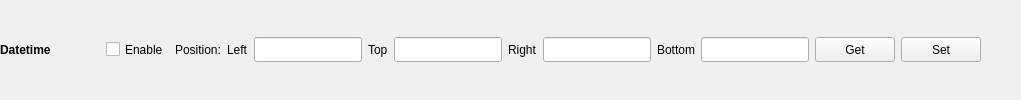
             <widget class="QWidget" name="widget_6" native="true">
              <property name="minimumSize">
               <size>
                <width>0</width>
                <height>0</height>
               </size>
              </property>
              <layout class="QVBoxLayout" name="verticalLayout_11">
               <property name="leftMargin">
                <number>0</number>
               </property>
               <property name="topMargin">
                <number>0</number>
               </property>
               <property name="rightMargin">
                <number>0</number>
               </property>
               <property name="bottomMargin">
                <number>0</number>
               </property>
               <item>
                <layout class="QHBoxLayout" name="horizontalLayout_8">
                 <item>
                  <widget class="QLabel" name="label_16">
                   <property name="minimumSize">
                    <size>
                     <width>100</width>
                     <height>25</height>
                    </size>
                   </property>
                   <property name="maximumSize">
                    <size>
                     <width>16777215</width>
                     <height>25</height>
                    </size>
                   </property>
                   <property name="font">
                    <font>
                     <weight>75</weight>
                     <bold>true</bold>
                    </font>
                   </property>
                   <property name="text">
                    <string>Datetime</string>
                   </property>
                  </widget>
                 </item>
                 <item>
                  <widget class="QCheckBox" name="dateTimeCheck">
                   <property name="minimumSize">
                    <size>
                     <width>0</width>
                     <height>25</height>
                    </size>
                   </property>
                   <property name="maximumSize">
                    <size>
                     <width>16777215</width>
                     <height>25</height>
                    </size>
                   </property>
                   <property name="text">
                    <string>Enable</string>
                   </property>
                  </widget>
                 </item>
                 <item>
                  <widget class="QLabel" name="label_20">
                   <property name="minimumSize">
                    <size>
                     <width>0</width>
                     <height>25</height>
                    </size>
                   </property>
                   <property name="maximumSize">
                    <size>
                     <width>16777215</width>
                     <height>25</height>
                    </size>
                   </property>
                   <property name="text">
                    <string>Position:</string>
                   </property>
                  </widget>
                 </item>
                 <item>
                  <widget class="QLabel" name="label_12">
                   <property name="minimumSize">
                    <size>
                     <width>0</width>
                     <height>25</height>
                    </size>
                   </property>
                   <property name="maximumSize">
                    <size>
                     <width>16777215</width>
                     <height>25</height>
                    </size>
                   </property>
                   <property name="text">
                    <string>Left</string>
                   </property>
                  </widget>
                 </item>
                 <item>
                  <widget class="QLineEdit" name="dateTimeLeftEdit">
                   <property name="minimumSize">
                    <size>
                     <width>0</width>
                     <height>25</height>
                    </size>
                   </property>
                   <property name="maximumSize">
                    <size>
                     <width>16777215</width>
                     <height>25</height>
                    </size>
                   </property>
                  </widget>
                 </item>
                 <item>
                  <widget class="QLabel" name="label_14">
                   <property name="minimumSize">
                    <size>
                     <width>0</width>
                     <height>25</height>
                    </size>
                   </property>
                   <property name="maximumSize">
                    <size>
                     <width>16777215</width>
                     <height>25</height>
                    </size>
                   </property>
                   <property name="text">
                    <string>Top</string>
                   </property>
                  </widget>
                 </item>
                 <item>
                  <widget class="QLineEdit" name="dateTimeTopEdit">
                   <property name="minimumSize">
                    <size>
                     <width>0</width>
                     <height>25</height>
                    </size>
                   </property>
                   <property name="maximumSize">
                    <size>
                     <width>16777215</width>
                     <height>25</height>
                    </size>
                   </property>
                  </widget>
                 </item>
                 <item>
                  <widget class="QLabel" name="label_13">
                   <property name="minimumSize">
                    <size>
                     <width>0</width>
                     <height>25</height>
                    </size>
                   </property>
                   <property name="maximumSize">
                    <size>
                     <width>16777215</width>
                     <height>25</height>
                    </size>
                   </property>
                   <property name="text">
                    <string>Right</string>
                   </property>
                  </widget>
                 </item>
                 <item>
                  <widget class="QLineEdit" name="dateTimeRightEdit">
                   <property name="minimumSize">
                    <size>
                     <width>0</width>
                     <height>25</height>
                    </size>
                   </property>
                   <property name="maximumSize">
                    <size>
                     <width>16777215</width>
                     <height>25</height>
                    </size>
                   </property>
                  </widget>
                 </item>
                 <item>
                  <widget class="QLabel" name="label_15">
                   <property name="minimumSize">
                    <size>
                     <width>0</width>
                     <height>25</height>
                    </size>
                   </property>
                   <property name="maximumSize">
                    <size>
                     <width>16777215</width>
                     <height>25</height>
                    </size>
                   </property>
                   <property name="text">
                    <string>Bottom</string>
                   </property>
                  </widget>
                 </item>
                 <item>
                  <widget class="QLineEdit" name="dateTimeBottonEdit">
                   <property name="minimumSize">
                    <size>
                     <width>0</width>
                     <height>25</height>
                    </size>
                   </property>
                   <property name="maximumSize">
                    <size>
                     <width>16777215</width>
                     <height>25</height>
                    </size>
                   </property>
                  </widget>
                 </item>
                 <item>
                  <widget class="QPushButton" name="dateTitleGetBtn">
                   <property name="minimumSize">
                    <size>
                     <width>0</width>
                     <height>25</height>
                    </size>
                   </property>
                   <property name="maximumSize">
                    <size>
                     <width>16777215</width>
                     <height>25</height>
                    </size>
                   </property>
                   <property name="text">
                    <string>Get</string>
                   </property>
                  </widget>
                 </item>
                 <item>
                  <widget class="QPushButton" name="dateTitleSetBtn">
                   <property name="minimumSize">
                    <size>
                     <width>0</width>
                     <height>25</height>
                    </size>
                   </property>
                   <property name="maximumSize">
                    <size>
                     <width>16777215</width>
                     <height>25</height>
                    </size>
                   </property>
                   <property name="text">
                    <string>Set</string>
                   </property>
                  </widget>
                 </item>
                 <item>
                  <spacer name="horizontalSpacer_11">
                   <property name="orientation">
                    <enum>Qt::Horizontal</enum>
                   </property>
                   <property name="sizeHint" stdset="0">
                    <size>
                     <width>40</width>
                     <height>20</height>
                    </size>
                   </property>
                  </spacer>
                 </item>
                </layout>
               </item>
              </layout>
             </widget>
